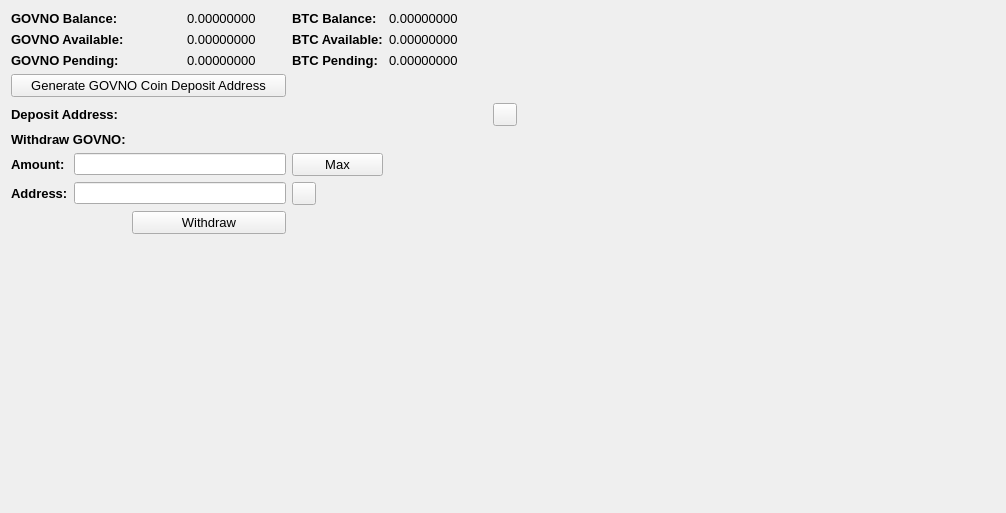
     <widget class="QWidget" name="BalanceTab">
      <attribute name="title">
       <string>Balance</string>
      </attribute>
      <layout class="QGridLayout" name="gridLayout_2">
       <item row="0" column="0" colspan="2">
        <widget class="QLabel" name="label_11">
         <property name="font">
          <font>
           <pointsize>10</pointsize>
           <weight>75</weight>
           <bold>true</bold>
          </font>
         </property>
         <property name="text">
          <string>GOVNO Balance:</string>
         </property>
        </widget>
       </item>
       <item row="0" column="3">
        <widget class="QLabel" name="HMBalanceLabel">
         <property name="font">
          <font>
           <pointsize>10</pointsize>
          </font>
         </property>
         <property name="text">
          <string>0.00000000</string>
         </property>
         <property name="textInteractionFlags">
          <set>Qt::LinksAccessibleByMouse|Qt::TextSelectableByMouse</set>
         </property>
        </widget>
       </item>
       <item row="0" column="4">
        <widget class="QLabel" name="label_12">
         <property name="font">
          <font>
           <pointsize>10</pointsize>
           <weight>75</weight>
           <bold>true</bold>
          </font>
         </property>
         <property name="text">
          <string>BTC Balance:</string>
         </property>
        </widget>
       </item>
       <item row="0" column="5">
        <widget class="QLabel" name="BitcoinBalanceLabel">
         <property name="font">
          <font>
           <pointsize>10</pointsize>
          </font>
         </property>
         <property name="text">
          <string>0.00000000</string>
         </property>
         <property name="textInteractionFlags">
          <set>Qt::LinksAccessibleByMouse|Qt::TextSelectableByMouse</set>
         </property>
        </widget>
       </item>
       <item row="0" column="7" rowspan="10">
        <spacer name="horizontalSpacer_4">
         <property name="orientation">
          <enum>Qt::Horizontal</enum>
         </property>
         <property name="sizeHint" stdset="0">
          <size>
           <width>478</width>
           <height>488</height>
          </size>
         </property>
        </spacer>
       </item>
       <item row="1" column="0" colspan="2">
        <widget class="QLabel" name="label_13">
         <property name="font">
          <font>
           <pointsize>10</pointsize>
           <weight>75</weight>
           <bold>true</bold>
          </font>
         </property>
         <property name="text">
          <string>GOVNO Available:</string>
         </property>
        </widget>
       </item>
       <item row="1" column="3">
        <widget class="QLabel" name="HMAvailableLabel_2">
         <property name="font">
          <font>
           <pointsize>10</pointsize>
          </font>
         </property>
         <property name="text">
          <string>0.00000000</string>
         </property>
         <property name="textInteractionFlags">
          <set>Qt::LinksAccessibleByMouse|Qt::TextSelectableByMouse</set>
         </property>
        </widget>
       </item>
       <item row="1" column="4">
        <widget class="QLabel" name="label_15">
         <property name="font">
          <font>
           <pointsize>10</pointsize>
           <weight>75</weight>
           <bold>true</bold>
          </font>
         </property>
         <property name="text">
          <string>BTC Available:</string>
         </property>
        </widget>
       </item>
       <item row="1" column="5">
        <widget class="QLabel" name="BitcoinAvailableLabel">
         <property name="font">
          <font>
           <pointsize>10</pointsize>
          </font>
         </property>
         <property name="text">
          <string>0.00000000</string>
         </property>
         <property name="textInteractionFlags">
          <set>Qt::LinksAccessibleByMouse|Qt::TextSelectableByMouse</set>
         </property>
        </widget>
       </item>
       <item row="2" column="0" colspan="2">
        <widget class="QLabel" name="label_14">
         <property name="font">
          <font>
           <pointsize>10</pointsize>
           <weight>75</weight>
           <bold>true</bold>
          </font>
         </property>
         <property name="text">
          <string>GOVNO Pending:</string>
         </property>
        </widget>
       </item>
       <item row="2" column="3">
        <widget class="QLabel" name="HMPendingLabel">
         <property name="font">
          <font>
           <pointsize>10</pointsize>
          </font>
         </property>
         <property name="text">
          <string>0.00000000</string>
         </property>
         <property name="textInteractionFlags">
          <set>Qt::LinksAccessibleByMouse|Qt::TextSelectableByMouse</set>
         </property>
        </widget>
       </item>
       <item row="2" column="4">
        <widget class="QLabel" name="label_31">
         <property name="font">
          <font>
           <pointsize>10</pointsize>
           <weight>75</weight>
           <bold>true</bold>
          </font>
         </property>
         <property name="text">
          <string>BTC Pending:</string>
         </property>
        </widget>
       </item>
       <item row="2" column="5">
        <widget class="QLabel" name="BitcoinPendingLabel">
         <property name="font">
          <font>
           <pointsize>10</pointsize>
          </font>
         </property>
         <property name="text">
          <string>0.00000000</string>
         </property>
         <property name="textInteractionFlags">
          <set>Qt::LinksAccessibleByMouse|Qt::TextSelectableByMouse</set>
         </property>
        </widget>
       </item>
       <item row="3" column="0" colspan="4">
        <widget class="QPushButton" name="GenDepositBTN">
         <property name="font">
          <font>
           <pointsize>10</pointsize>
          </font>
         </property>
         <property name="text">
          <string>Generate GOVNO Coin Deposit Address</string>
         </property>
        </widget>
       </item>
       <item row="4" column="0" colspan="3">
        <widget class="QLabel" name="label_33">
         <property name="font">
          <font>
           <pointsize>10</pointsize>
           <weight>75</weight>
           <bold>true</bold>
          </font>
         </property>
         <property name="text">
          <string>Deposit Address:</string>
         </property>
        </widget>
       </item>
       <item row="4" column="3" colspan="3">
        <widget class="QLabel" name="DepositAddressLabel">
         <property name="minimumSize">
          <size>
           <width>300</width>
           <height>0</height>
          </size>
         </property>
         <property name="palette">
          <palette>
           <active>
            <colorrole role="WindowText">
             <brush brushstyle="SolidPattern">
              <color alpha="255">
               <red>0</red>
               <green>0</green>
               <blue>0</blue>
              </color>
             </brush>
            </colorrole>
            <colorrole role="Text">
             <brush brushstyle="SolidPattern">
              <color alpha="255">
               <red>0</red>
               <green>0</green>
               <blue>255</blue>
              </color>
             </brush>
            </colorrole>
           </active>
           <inactive>
            <colorrole role="WindowText">
             <brush brushstyle="SolidPattern">
              <color alpha="255">
               <red>0</red>
               <green>0</green>
               <blue>0</blue>
              </color>
             </brush>
            </colorrole>
            <colorrole role="Text">
             <brush brushstyle="SolidPattern">
              <color alpha="255">
               <red>0</red>
               <green>0</green>
               <blue>255</blue>
              </color>
             </brush>
            </colorrole>
           </inactive>
           <disabled>
            <colorrole role="WindowText">
             <brush brushstyle="SolidPattern">
              <color alpha="255">
               <red>120</red>
               <green>120</green>
               <blue>120</blue>
              </color>
             </brush>
            </colorrole>
            <colorrole role="Text">
             <brush brushstyle="SolidPattern">
              <color alpha="255">
               <red>120</red>
               <green>120</green>
               <blue>120</blue>
              </color>
             </brush>
            </colorrole>
           </disabled>
          </palette>
         </property>
         <property name="font">
          <font>
           <pointsize>10</pointsize>
           <weight>75</weight>
           <bold>true</bold>
          </font>
         </property>
         <property name="text">
          <string/>
         </property>
         <property name="alignment">
          <set>Qt::AlignRight|Qt::AlignTrailing|Qt::AlignVCenter</set>
         </property>
         <property name="textInteractionFlags">
          <set>Qt::LinksAccessibleByMouse|Qt::TextSelectableByKeyboard|Qt::TextSelectableByMouse</set>
         </property>
        </widget>
       </item>
       <item row="4" column="6">
        <widget class="QToolButton" name="DepositCopyButton">
         <property name="toolTip">
          <string>Copy to clipboard</string>
         </property>
         <property name="text">
          <string/>
         </property>
         <property name="icon">
          <iconset resource="../bitcoin.qrc">
           <normaloff>:/icons/editcopy</normaloff>:/icons/editcopy</iconset>
         </property>
         <property name="shortcut">
          <string>Alt+P</string>
         </property>
        </widget>
       </item>
       <item row="5" column="0" colspan="2">
        <widget class="QLabel" name="label_34">
         <property name="font">
          <font>
           <pointsize>10</pointsize>
           <weight>75</weight>
           <bold>true</bold>
          </font>
         </property>
         <property name="text">
          <string>Withdraw GOVNO:</string>
         </property>
        </widget>
       </item>
       <item row="6" column="0">
        <widget class="QLabel" name="label_26">
         <property name="font">
          <font>
           <pointsize>10</pointsize>
           <weight>75</weight>
           <bold>true</bold>
          </font>
         </property>
         <property name="text">
          <string>Amount:</string>
         </property>
        </widget>
       </item>
       <item row="6" column="1" colspan="3">
        <widget class="QLineEdit" name="WithdrawUnitsInput">
         <property name="font">
          <font>
           <pointsize>9</pointsize>
           <weight>75</weight>
           <bold>true</bold>
          </font>
         </property>
         <property name="text">
          <string/>
         </property>
        </widget>
       </item>
       <item row="6" column="4">
        <widget class="QPushButton" name="Withdraw_Max_Amount">
         <property name="font">
          <font>
           <pointsize>10</pointsize>
          </font>
         </property>
         <property name="text">
          <string>Max</string>
         </property>
        </widget>
       </item>
       <item row="7" column="0">
        <widget class="QLabel" name="label_10">
         <property name="font">
          <font>
           <pointsize>10</pointsize>
           <weight>75</weight>
           <bold>true</bold>
          </font>
         </property>
         <property name="text">
          <string>Address:</string>
         </property>
        </widget>
       </item>
       <item row="7" column="1" colspan="3">
        <widget class="QLineEdit" name="WithdrawAddress">
         <property name="font">
          <font>
           <pointsize>9</pointsize>
           <weight>75</weight>
           <bold>true</bold>
          </font>
         </property>
        </widget>
       </item>
       <item row="7" column="4">
        <widget class="QToolButton" name="WithdrawPasteButton">
         <property name="toolTip">
          <string>Paste from clipboard</string>
         </property>
         <property name="text">
          <string/>
         </property>
         <property name="icon">
          <iconset resource="../bitcoin.qrc">
           <normaloff>:/icons/editpaste</normaloff>:/icons/editpaste</iconset>
         </property>
         <property name="shortcut">
          <string>Alt+P</string>
         </property>
        </widget>
       </item>
       <item row="8" column="2" colspan="2">
        <widget class="QPushButton" name="WithdrawUnitsBtn">
         <property name="font">
          <font>
           <pointsize>10</pointsize>
          </font>
         </property>
         <property name="text">
          <string>Withdraw</string>
         </property>
        </widget>
       </item>
       <item row="9" column="0" colspan="6">
        <spacer name="verticalSpacer">
         <property name="orientation">
          <enum>Qt::Vertical</enum>
         </property>
         <property name="sizeHint" stdset="0">
          <size>
           <width>428</width>
           <height>262</height>
          </size>
         </property>
        </spacer>
       </item>
      </layout>
      <zorder>label_31</zorder>
      <zorder>label_15</zorder>
      <zorder>label_12</zorder>
      <zorder>label_14</zorder>
      <zorder>label_13</zorder>
      <zorder>label_11</zorder>
      <zorder>BitcoinBalanceLabel</zorder>
      <zorder>HMBalanceLabel</zorder>
      <zorder>HMAvailableLabel_2</zorder>
      <zorder>HMPendingLabel</zorder>
      <zorder>BitcoinAvailableLabel</zorder>
      <zorder>BitcoinPendingLabel</zorder>
      <zorder>label_33</zorder>
      <zorder>GenDepositBTN</zorder>
      <zorder>DepositAddressLabel</zorder>
      <zorder>Withdraw_Max_Amount</zorder>
      <zorder>label_34</zorder>
      <zorder>WithdrawUnitsInput</zorder>
      <zorder>label_10</zorder>
      <zorder>label_26</zorder>
      <zorder>WithdrawAddress</zorder>
      <zorder>WithdrawUnitsBtn</zorder>
      <zorder>horizontalSpacer_4</zorder>
      <zorder>verticalSpacer</zorder>
      <zorder>WithdrawPasteButton</zorder>
      <zorder>DepositCopyButton</zorder>
     </widget>
